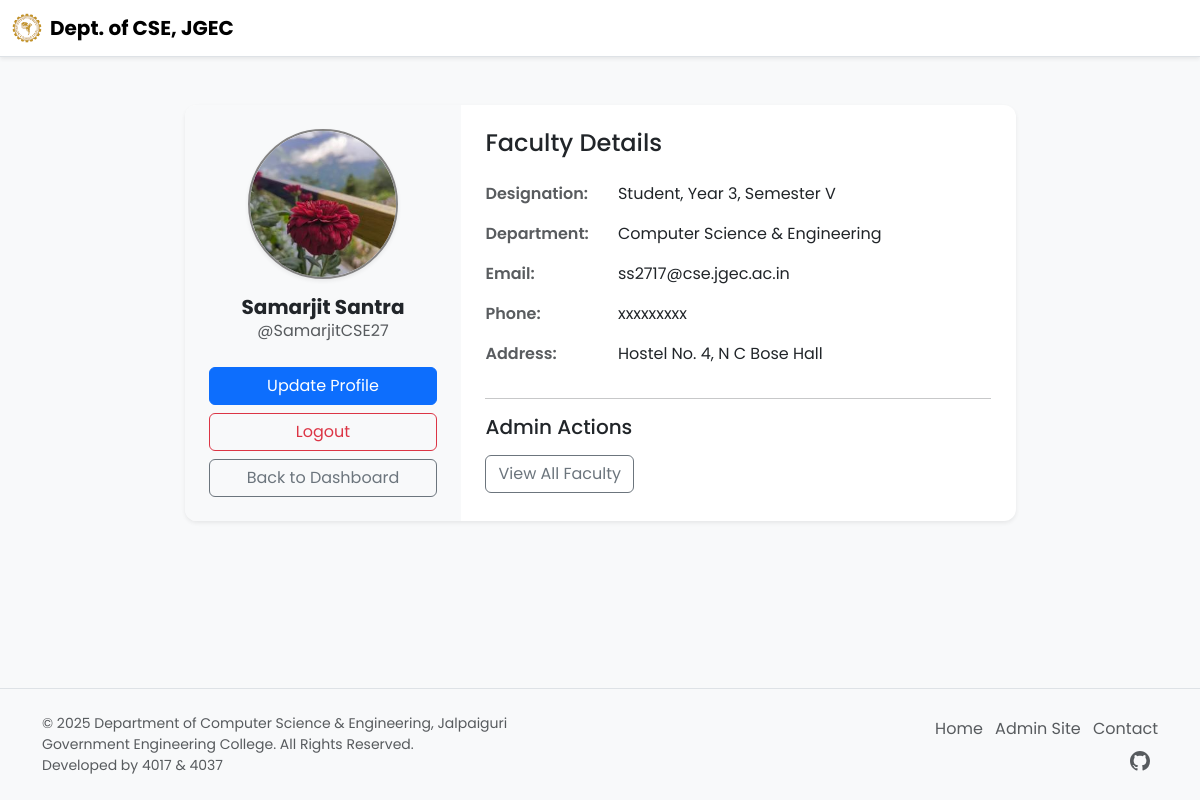
Page /SamarjitCSE27/profile/ (signed in) on the committed database.
### faculty/models.py (models this page shows, shortened)
class FacultyProfile(models.Model):
    user=models.OneToOneField(User, on_delete=models.CASCADE)
    department=models.CharField(default="Computer Science & Engineering",max_length=50)
    designation=models.CharField(max_length=50)
    image=models.ImageField(upload_to="profile_pics",default="profile_pics/default_profile.jpg")
    phone=models.CharField(max_length=13,blank=True)
    address=models.TextField(blank=True)

### faculty/views.py (the view)
# urls.py: path("profile/",view_profile,name="view_profile"),
@login_required
def view_profile(request,faculty):
    faculty_profile=get_object_or_404(FacultyProfile,user=request.user)
    return render(request, 'faculty/view_profile.html',{'faculty':faculty_profile})

### faculty/templates/faculty/view_profile.html
{% extends "faculty/dashboard.html" %}
{% block content %}
    <div class="container my-5">
        <div class="row justify-content-center">
            <div class="col-lg-10 col-xl-9">
                <div class="card shadow-sm profile-card-responsive">
                    <div class="card-body p-0">
                        <div class="row g-0">
                            <div class="col-md-4 text-center p-4 profile-card-left">
                                <img src="{{ faculty.image.url }}"
                                    alt="{{ faculty.user.username }}'s Image"
                                    class="img-fluid rounded-circle shadow-sm mb-3 profile-pic">
                                <h5 class="fw-bold mb-0">
                                    {{ faculty.user.first_name }} {{ faculty.user.last_name }}
                                </h5>
                                <p class="text-muted mb-4">
                                    @{{ faculty.user.username }}
                                </p>
                                <div class="d-grid gap-2">
                                    <a href="{% url 'update_profile' user.username %}" class="btn btn-primary">Update Profile</a>
                                    <a href="#" class="btn btn-outline-danger" data-bs-toggle="modal" data-bs-target="#logoutModal">
                                        Logout
                                    </a>
                                    <a href="{% url 'dashboard' faculty.user.username %}" class="btn btn-outline-secondary ml-4" >Back to Dashboard</a>
                                </div>
                            </div>
                            <div class="col-md-8 p-4 profile-card-right">
                                <h4 class="mb-4">Faculty Details</h4>
                                <dl class="row profile-details">
                                    <dt class="col-sm-3">Designation:</dt>
                                    <dd class="col-sm-9">{{ faculty.designation }}</dd>
                                    <dt class="col-sm-3">Department:</dt>
                                    <dd class="col-sm-9">{{ faculty.department }}</dd>
                                    <dt class="col-sm-3">Email:</dt>
                                    <dd class="col-sm-9">{{ faculty.user.email }}</dd>
                                    <dt class="col-sm-3">Phone:</dt>
                                    <dd class="col-sm-9">{{ faculty.phone|default:"N/A" }}</dd>
                                    <dt class="col-sm-3">Address:</dt>
                                    <dd class="col-sm-9">{{ faculty.address|default:"N/A" }}</dd>
                                </dl>
                                {% if user.is_superuser %}
                                    <hr>
                                    <h5 class="mb-3">Admin Actions</h5>
                                    <a href="{% url 'all_faculty' %}" class="btn btn-outline-secondary" >View All Faculty</a>
                                {% endif %}
                            </div>
                            </div>
                    </div>
                </div>
            </div>
        </div>
    </div>
{% endblock content %}

### static/css/web.css (style rules this page uses)
body { font-family: 'Poppins', sans-serif; background-color: #f8f9fa; transition: background-color 0.3s ease, color 0.3s ease; flex-direction: column; padding-bottom: 150px ; }
.profile-card-responsive { border-radius: 0.75rem; overflow: hidden; border: none; }
.profile-card-left { background-color: #f8f9fa; }
.profile-pic { width: 150px; height: 150px; object-fit: cover; border: 2px solid #858484; }
.profile-details dt { font-weight: 600; color: var(--bs-secondary-color); }
.profile-details dd { margin-bottom: 1rem; }

### rows in the picture
FacultyProfile: image (picture), user.first_name "Samarjit", user.last_name "Santra", user.username "SamarjitCSE27", designation "Student, Year 3, Semester V", department "Computer Science & Engineering", user.email "ss2717@cse.jgec.ac.in", phone "xxxxxxxxx", address "Hostel No. 4, N C Bose Hall"
